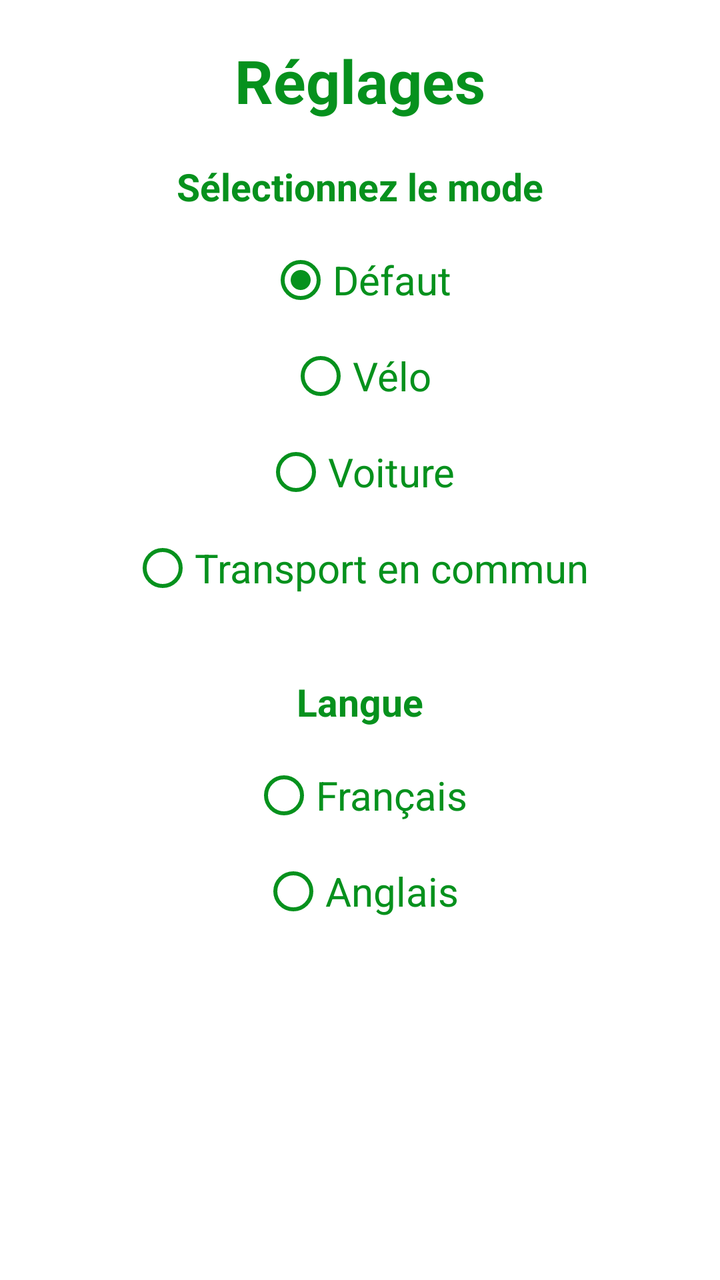
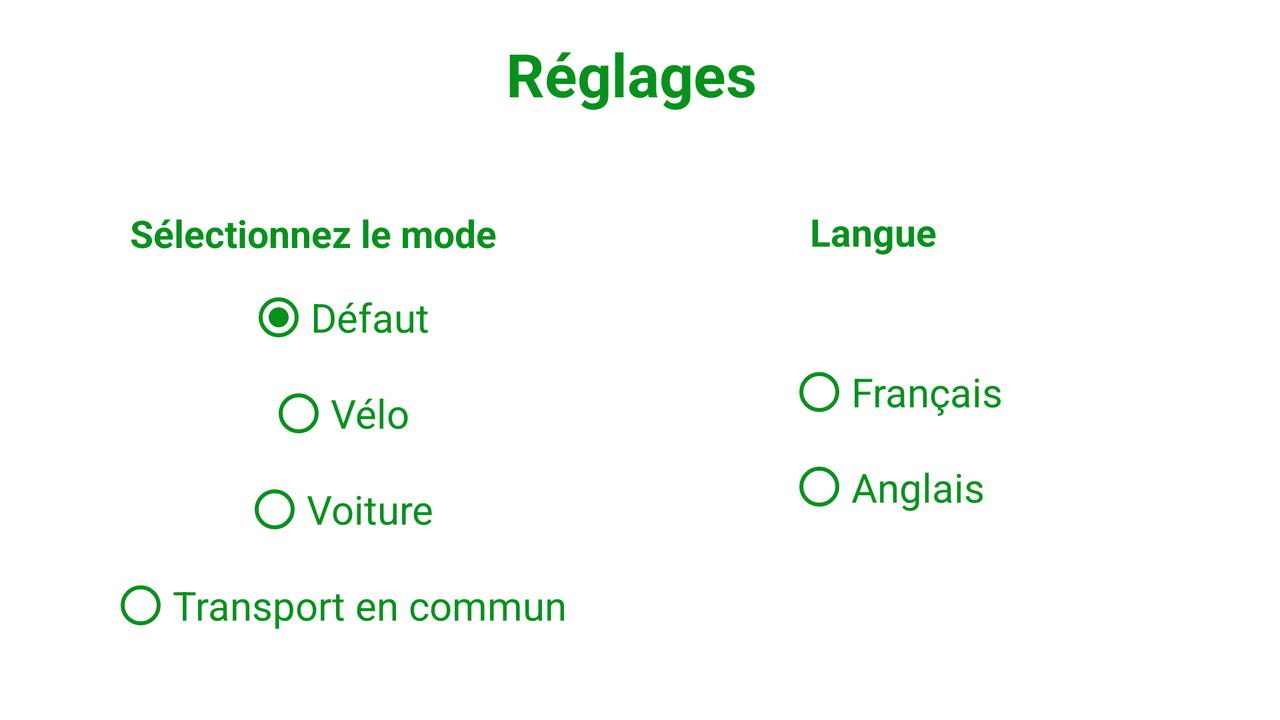

One screen, two layout resources from the same app: the default and the author's alternative for another configuration. Each is rendered where Android would select it; the XML of both is given below.
<!-- AndroidManifest.xml: application theme Theme.UppaMaps -->
<!-- res/layout/activity_settings_actvity.xml -->
<?xml version="1.0" encoding="utf-8"?>
<androidx.constraintlayout.widget.ConstraintLayout xmlns:android="http://schemas.android.com/apk/res/android"
    xmlns:app="http://schemas.android.com/apk/res-auto"
    xmlns:tools="http://schemas.android.com/tools"
    android:layout_width="match_parent"
    android:layout_height="match_parent"
    tools:context=".SettingsActivity">

    <TextView
        android:id="@+id/textview"
        android:layout_marginTop="20dp"
        android:textSize="30sp"
        android:textStyle="bold"
        android:textColor="?colorPrimary"
        app:layout_constraintStart_toStartOf="parent"
        app:layout_constraintEnd_toEndOf="parent"
        app:layout_constraintTop_toTopOf="parent"
        android:text="Réglages"
        android:layout_width="wrap_content"
        android:layout_height="wrap_content"/>

    <TextView
        android:id="@+id/textview2"
        android:layout_marginTop="20dp"
        android:textSize="19sp"
        android:textStyle="bold"
        android:textColor="?colorPrimary"
        app:layout_constraintStart_toStartOf="parent"
        app:layout_constraintEnd_toEndOf="parent"
        app:layout_constraintTop_toBottomOf="@id/textview"
        android:text="Sélectionnez le mode"
        android:layout_width="wrap_content"
        android:layout_height="wrap_content"/>

    <RadioGroup
        android:id="@+id/group"
        android:checkedButton="@id/default_mode"
        android:layout_marginTop="10sp"
        app:layout_constraintTop_toBottomOf="@id/textview2"
        android:layout_width="match_parent"
        android:layout_height="wrap_content">

        <RadioButton
            android:id="@+id/default_mode"
            android:text="Défaut"
            android:buttonTint="?colorPrimary"
            android:textSize="20sp"
            android:textColor="?colorPrimary"
            android:layout_gravity="center"
            android:layout_width="wrap_content"
            android:layout_height="wrap_content"/>

        <RadioButton
            android:id="@+id/bicycling"
            android:text="Vélo"
            android:buttonTint="?colorPrimary"
            android:textSize="20sp"
            android:textColor="?colorPrimary"
            android:layout_gravity="center"
            android:layout_width="wrap_content"
            android:layout_height="wrap_content"/>


        <RadioButton
            android:id="@+id/car"
            android:text="Voiture"
            android:buttonTint="?colorPrimary"
            android:textSize="20sp"
            android:textColor="?colorPrimary"
            android:layout_gravity="center"
            android:layout_width="wrap_content"
            android:layout_height="wrap_content"/>

        <RadioButton
            android:id="@+id/transit"
            android:text="Transport en commun"
            android:buttonTint="?colorPrimary"
            android:textSize="20sp"
            android:textColor="?colorPrimary"
            android:layout_gravity="center"
            android:layout_width="wrap_content"
            android:layout_height="wrap_content"/>
    </RadioGroup>

    <TextView
        android:id="@+id/textview3"
        android:layout_marginTop="30dp"
        android:textSize="19sp"
        android:textStyle="bold"
        android:textColor="?colorPrimary"
        app:layout_constraintStart_toStartOf="parent"
        app:layout_constraintEnd_toEndOf="parent"
        app:layout_constraintTop_toBottomOf="@id/group"
        android:text="Langue"
        android:layout_width="wrap_content"
        android:layout_height="wrap_content"/>

    <RadioGroup
        android:id="@+id/group2"
        android:checkedButton="@id/default_mode"
        android:layout_marginTop="10sp"
        app:layout_constraintTop_toBottomOf="@id/textview3"
        android:layout_width="match_parent"
        android:layout_height="wrap_content">

        <RadioButton
            android:id="@+id/french"
            android:text="Français"
            android:buttonTint="?colorPrimary"
            android:textSize="20sp"
            android:textColor="?colorPrimary"
            android:layout_gravity="center"
            android:layout_width="wrap_content"
            android:layout_height="wrap_content"/>

        <RadioButton
            android:id="@+id/english"
            android:text="Anglais"
            android:buttonTint="?colorPrimary"
            android:textSize="20sp"
            android:textColor="?colorPrimary"
            android:layout_gravity="center"
            android:layout_width="wrap_content"
            android:layout_height="wrap_content"/>

    </RadioGroup>


</androidx.constraintlayout.widget.ConstraintLayout>
<!-- resources referenced by this layout -->
<resources>
  <style name="Theme.UppaMaps" parent="Theme.MaterialComponents.Light.NoActionBar">
          
          <item name="colorPrimary">#06911D</item>
          <item name="colorPrimaryVariant">#06911D</item>
          <item name="colorOnPrimary">@color/white</item>
          
          <item name="colorSecondary">@color/teal_200</item>
          <item name="colorSecondaryVariant">@color/teal_700</item>
          <item name="colorOnSecondary">@color/black</item>
          
          <item name="android:statusBarColor" tools:targetApi="l">?attr/colorPrimaryVariant</item>
          
      </style>
</resources>
<!-- res/layout-land/activity_settings_actvity.xml (the author's variant of the layout above) -->
<!-- drawn on the phone turned sideways -->
<?xml version="1.0" encoding="utf-8"?>
<androidx.constraintlayout.widget.ConstraintLayout xmlns:android="http://schemas.android.com/apk/res/android"
    xmlns:app="http://schemas.android.com/apk/res-auto"
    xmlns:tools="http://schemas.android.com/tools"
    android:layout_width="match_parent"
    android:layout_height="match_parent"
    tools:context=".SettingsActivity">

    <TextView
        android:id="@+id/textview"
        android:layout_width="134dp"
        android:layout_height="53dp"
        android:layout_marginTop="42dp"
        android:layout_marginBottom="34dp"
        android:text="Réglages"
        android:textColor="?colorPrimary"
        android:textSize="30sp"
        android:textStyle="bold"
        app:layout_constraintBottom_toTopOf="@+id/textview2"
        app:layout_constraintEnd_toEndOf="parent"
        app:layout_constraintStart_toStartOf="parent"
        app:layout_constraintTop_toTopOf="parent" />

    <TextView
        android:id="@+id/textview2"
        android:layout_width="184dp"
        android:layout_height="30dp"
        android:layout_marginStart="114dp"
        android:layout_marginEnd="156dp"
        android:layout_marginBottom="1dp"
        android:text="Sélectionnez le mode"
        android:textColor="?colorPrimary"
        android:textSize="19sp"
        android:textStyle="bold"
        app:layout_constraintBottom_toTopOf="@+id/group"
        app:layout_constraintEnd_toStartOf="@+id/textview3"
        app:layout_constraintStart_toStartOf="parent"
        app:layout_constraintTop_toBottomOf="@+id/textview" />

    <RadioGroup
        android:id="@+id/group"
        android:layout_width="383dp"
        android:layout_height="251dp"
        android:layout_marginStart="2dp"
        android:layout_marginEnd="69dp"
        android:checkedButton="@id/default_mode"
        app:layout_constraintBottom_toBottomOf="parent"
        app:layout_constraintEnd_toStartOf="@+id/textview3"
        app:layout_constraintStart_toStartOf="parent"
        app:layout_constraintTop_toBottomOf="@+id/textview2">

        <RadioButton
            android:id="@+id/default_mode"
            android:layout_width="wrap_content"
            android:layout_height="wrap_content"
            android:layout_gravity="center"
            android:buttonTint="?colorPrimary"
            android:text="Défaut"
            android:textColor="?colorPrimary"
            android:textSize="20sp" />

        <RadioButton
            android:id="@+id/bicycling"
            android:layout_width="wrap_content"
            android:layout_height="wrap_content"
            android:layout_gravity="center"
            android:buttonTint="?colorPrimary"
            android:text="Vélo"
            android:textColor="?colorPrimary"
            android:textSize="20sp" />


        <RadioButton
            android:id="@+id/car"
            android:layout_width="wrap_content"
            android:layout_height="wrap_content"
            android:layout_gravity="center"
            android:buttonTint="?colorPrimary"
            android:text="Voiture"
            android:textColor="?colorPrimary"
            android:textSize="20sp" />

        <RadioButton
            android:id="@+id/transit"
            android:layout_width="wrap_content"
            android:layout_height="wrap_content"
            android:layout_gravity="center"
            android:buttonTint="?colorPrimary"
            android:text="Transport en commun"
            android:textColor="?colorPrimary"
            android:textSize="20sp" />
    </RadioGroup>

    <TextView
        android:id="@+id/textview3"
        android:layout_width="150dp"
        android:layout_height="33dp"
        android:layout_marginTop="128dp"
        android:layout_marginEnd="134dp"
        android:layout_marginBottom="36dp"
        android:text="Langue"
        android:textColor="?colorPrimary"
        android:textSize="19sp"
        android:textStyle="bold"
        app:layout_constraintBottom_toTopOf="@+id/group2"
        app:layout_constraintEnd_toEndOf="parent"
        app:layout_constraintStart_toEndOf="@+id/textview2"
        app:layout_constraintTop_toTopOf="parent" />

    <RadioGroup
        android:id="@+id/group2"
        android:layout_width="212dp"
        android:layout_height="95dp"
        android:layout_marginStart="72dp"
        android:layout_marginEnd="73dp"
        android:layout_marginBottom="118dp"
        android:checkedButton="@id/default_mode"
        app:layout_constraintBottom_toBottomOf="parent"
        app:layout_constraintEnd_toEndOf="parent"
        app:layout_constraintStart_toEndOf="@+id/group"
        app:layout_constraintTop_toBottomOf="@+id/textview3">

        <RadioButton
            android:id="@+id/french"
            android:layout_width="match_parent"
            android:layout_height="wrap_content"
            android:layout_gravity="center"
            android:buttonTint="?colorPrimary"
            android:text="Français"
            android:textColor="?colorPrimary"
            android:textSize="20sp" />

        <RadioButton
            android:id="@+id/english"
            android:layout_width="match_parent"
            android:layout_height="wrap_content"
            android:layout_gravity="center"
            android:buttonTint="?colorPrimary"
            android:minHeight="48dp"
            android:text="Anglais"
            android:textColor="?colorPrimary"
            android:textSize="20sp"
            tools:ignore="TouchTargetSizeCheck,TouchTargetSizeCheck" />

    </RadioGroup>


</androidx.constraintlayout.widget.ConstraintLayout>
